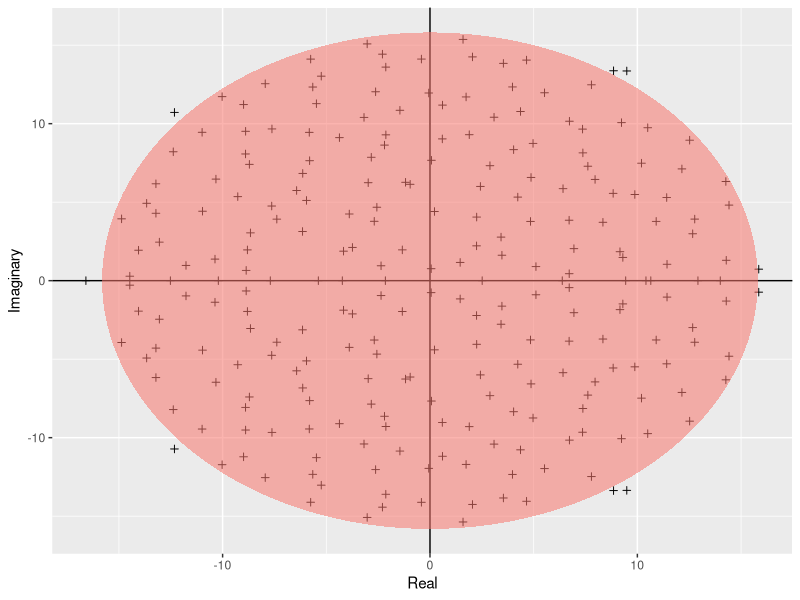

Generate this figure with R: (Note: this script raises an error after producing the figure.)
#!usr/bin/env Rscript

###Cleaning the environment
rm(list = ls())

###Libraries
library(ggplot2)

###Building a function object that will calculate the ellipse


build_ellipse <- function(hradius, vradius){ # function that returns an ellipse
  npoints = 250
  a <- seq(0, 2 * pi, length = npoints + 1)
  x <- hradius * cos(a)
  y <- vradius * sin(a)  
  return(data.frame(x = x, y = y))
}

N <- 250 # Assign size of the matrix

M <- matrix(rnorm(N * N), N, N) # Build the matrix

eigvals <- eigen(M)$values # Find the eigenvalues

eigDF <- data.frame("Real" = Re(eigvals), "Imaginary" = Im(eigvals)) # Build a dataframe

my_radius <- sqrt(N) # The radius of the circle is sqrt(N)

ellDF <- build_ellipse(my_radius, my_radius) # Dataframe to plot the ellipse

names(ellDF) <- c("Real", "Imaginary") # rename the columns

###Plotting
# plot the eigenvalues
p <- ggplot(eigDF, aes(x = Real, y = Imaginary))
p <- p +
  geom_point(shape = I(3)) +
  theme(legend.position = "none")

# now add the vertical and horizontal line
p <- p + geom_hline(aes(yintercept = 0))
p <- p + geom_vline(aes(xintercept = 0))

# finally, add the ellipse
p <- p + geom_polygon(data = ellDF, aes(x = Real, y = Imaginary, alpha = 1/20, fill = "red"))
p

###Saving the file in results
pdf("../results/Girko.pdf")
print(p)
dev.off()